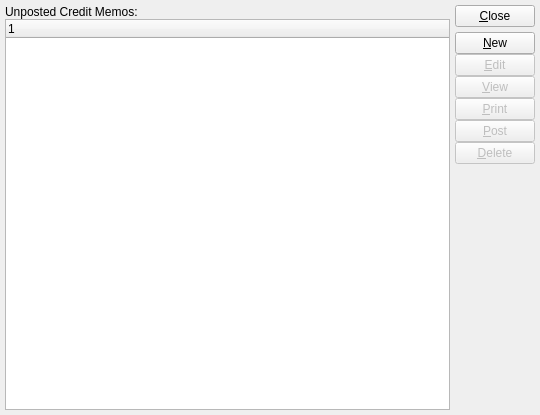
<ui version="4.0" >
 <author></author>
 <comment>This file is part of the xTuple ERP: PostBooks Edition, a free and
open source Enterprise Resource Planning software suite,
Copyright (c) 1999-2011 by OpenMFG LLC, d/b/a xTuple.
It is licensed to you under the Common Public Attribution License
version 1.0, the full text of which (including xTuple-specific Exhibits)
is available at www.xtuple.com/CPAL.  By using this software, you agree
to be bound by its terms.</comment>
 <class>unpostedCreditMemos</class>
 <widget class="QWidget" name="unpostedCreditMemos" >
  <property name="geometry" >
   <rect>
    <x>0</x>
    <y>0</y>
    <width>540</width>
    <height>415</height>
   </rect>
  </property>
  <property name="windowTitle" >
   <string>List Unposted Credit Memos</string>
  </property>
   <layout class="QHBoxLayout" >
    <item>
     <layout class="QVBoxLayout" >
      <property name="margin" >
       <number>0</number>
      </property>
      <property name="spacing" >
       <number>0</number>
      </property>
      <item>
       <widget class="QLabel" name="_unpostedCreditMemosList" >
        <property name="text" >
         <string>Unposted Credit Memos:</string>
        </property>
       </widget>
      </item>
      <item>
       <widget class="XTreeWidget" name="_cmhead" >
        <property name="sizePolicy" >
         <sizepolicy>
          <hsizetype>7</hsizetype>
          <vsizetype>7</vsizetype>
          <horstretch>0</horstretch>
          <verstretch>0</verstretch>
         </sizepolicy>
        </property>
        <property name="selectionMode" >
         <enum>QAbstractItemView::ExtendedSelection</enum>
        </property>
       </widget>
      </item>
     </layout>
    </item>
    <item>
     <layout class="QVBoxLayout" >
      <property name="margin" >
       <number>0</number>
      </property>
      <property name="spacing" >
       <number>5</number>
      </property>
      <item>
       <widget class="QPushButton" name="_close" >
        <property name="text" >
         <string>&amp;Close</string>
        </property>
       </widget>
      </item>
      <item>
       <layout class="QVBoxLayout" >
        <property name="margin" >
         <number>0</number>
        </property>
        <property name="spacing" >
         <number>0</number>
        </property>
        <item>
         <widget class="QPushButton" name="_new" >
          <property name="enabled" >
           <bool>true</bool>
          </property>
          <property name="text" >
           <string>&amp;New</string>
          </property>
         </widget>
        </item>
        <item>
         <widget class="QPushButton" name="_edit" >
          <property name="enabled" >
           <bool>false</bool>
          </property>
          <property name="text" >
           <string>&amp;Edit</string>
          </property>
         </widget>
        </item>
        <item>
         <widget class="QPushButton" name="_view" >
          <property name="enabled" >
           <bool>false</bool>
          </property>
          <property name="text" >
           <string>&amp;View</string>
          </property>
         </widget>
        </item>
        <item>
         <widget class="QPushButton" name="_print" >
          <property name="enabled" >
           <bool>false</bool>
          </property>
          <property name="text" >
           <string>&amp;Print</string>
          </property>
         </widget>
        </item>
        <item>
         <widget class="QPushButton" name="_post" >
          <property name="enabled" >
           <bool>false</bool>
          </property>
          <property name="text" >
           <string>&amp;Post</string>
          </property>
         </widget>
        </item>
        <item>
         <widget class="QPushButton" name="_delete" >
          <property name="enabled" >
           <bool>false</bool>
          </property>
          <property name="text" >
           <string>&amp;Delete</string>
          </property>
         </widget>
        </item>
        <item>
         <spacer>
          <property name="orientation" >
           <enum>Qt::Vertical</enum>
          </property>
          <property name="sizeType" >
           <enum>QSizePolicy::Expanding</enum>
          </property>
          <property name="sizeHint" >
           <size>
            <width>20</width>
            <height>186</height>
           </size>
          </property>
         </spacer>
        </item>
       </layout>
      </item>
     </layout>
    </item>
   </layout>
 </widget>
 <layoutdefault spacing="5" margin="5" />
 <pixmapfunction>qPixmapFromMimeSource</pixmapfunction>
 <customwidgets>
  <customwidget>
   <class>XTreeWidget</class>
   <extends>QTreeWidget</extends>
   <header>xtreewidget.h</header>
  </customwidget>
 </customwidgets>
 <tabstops>
  <tabstop>_cmhead</tabstop>
  <tabstop>_new</tabstop>
  <tabstop>_edit</tabstop>
  <tabstop>_view</tabstop>
  <tabstop>_print</tabstop>
  <tabstop>_delete</tabstop>
  <tabstop>_close</tabstop>
 </tabstops>
 <includes/>
 <resources/>
 <connections>
  <connection>
   <sender>_close</sender>
   <signal>clicked()</signal>
   <receiver>unpostedCreditMemos</receiver>
   <slot>close()</slot>
   <hints>
    <hint type="sourcelabel" >
     <x>20</x>
     <y>20</y>
    </hint>
    <hint type="destinationlabel" >
     <x>20</x>
     <y>20</y>
    </hint>
   </hints>
  </connection>
  <connection>
   <sender>_cmhead</sender>
   <signal>valid(bool)</signal>
   <receiver>_view</receiver>
   <slot>setEnabled(bool)</slot>
   <hints>
    <hint type="sourcelabel" >
     <x>20</x>
     <y>20</y>
    </hint>
    <hint type="destinationlabel" >
     <x>20</x>
     <y>20</y>
    </hint>
   </hints>
  </connection>
 </connections>
</ui>
